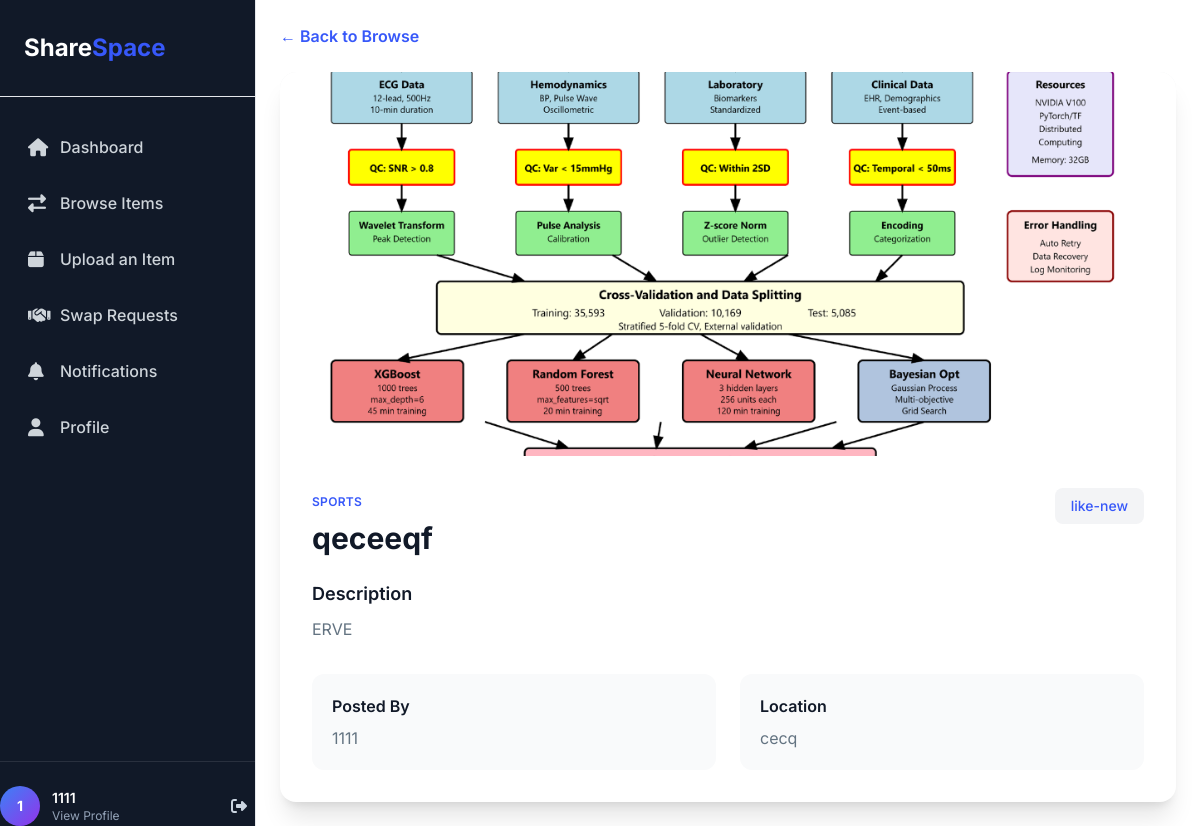
Screenshot of /item/23 (signed in) with the database file from the repository.
### tables this page shows
CREATE TABLE items (
    id INTEGER PRIMARY KEY AUTOINCREMENT,
    owner_id INTEGER NOT NULL,
    name TEXT NOT NULL,
    category TEXT,
    description TEXT,
    image TEXT,
    hostel TEXT,
    created_at TEXT DEFAULT CURRENT_TIMESTAMP,
    is_active INTEGER DEFAULT 1, condition TEXT, looking_for TEXT, contact_method TEXT DEFAULT 'email', views INTEGER DEFAULT 0,

    FOREIGN KEY (owner_id) REFERENCES users(id)
);

CREATE TABLE users (
    id INTEGER PRIMARY KEY AUTOINCREMENT,
    username TEXT UNIQUE NOT NULL,
    password_hash TEXT NOT NULL,
    hostel TEXT,
    phone TEXT
, email TEXT, profile_picture TEXT DEFAULT NULL);

### app.py (the view)
@app.route('/item/<int:item_id>')
def item_detail(item_id):
    if 'user_id' not in session:
        return redirect(url_for('signin'))
    user_id = session.get("user_id")
    db = get_db()
    item = db.execute("""
        SELECT
            i.id,
            i.name,
            i.description,
            i.category,
            i.condition,
            i.image,
            i.created_at,
            i.is_active,
            u.id as owner_id,
            u.username AS owner_name,
            u.phone AS owner_phone,
            u.hostel AS owner_hostel
        FROM items i
        JOIN users u ON i.owner_id = u.id
        WHERE i.id = ?
    """, (item_id,)).fetchone()
    if not item:
        return redirect(url_for('browse_items'))
    requested = False
    if user_id:
        existing = db.execute("""
            SELECT 1 FROM swap_requests
            WHERE item_id = ? AND requester_id = ? AND status = 'pending'
        """, (item_id, user_id)).fetchone()
        requested = bool(existing)
    return render_template(
        'items_detail.html',
        item=item,
        username=session.get("username"),
        requested=requested
    )

### app.py (called while the page is built)
def get_db():
    if "db" not in g:
        print("📁 Connecting to database:", os.path.abspath(DB_PATH))  # <-- debug print
        g.db = sqlite3.connect(DB_PATH)
        g.db.row_factory = sqlite3.Row
        g.db.execute("PRAGMA foreign_keys = ON")
    return g.db

### templates/items_detail.html (shortened to what this page needs)
{% extends "signedInBase.html" %}
{% block content %}
<div class="max-w-5xl mx-auto">
    <div class="mb-6">
        <a href="{{ url_for('browse_items') }}"
           class="text-primary font-semibold hover:underline">
            ← Back to Browse
        </a>
    </div>
    <div class="bg-white dark:bg-dark-2 rounded-2xl shadow-xl overflow-hidden">
        <div class="h-96 bg-gray-100 dark:bg-dark flex items-center justify-center">
            {% if item.image %}
                <img src="{{ url_for('static', filename='uploads/' + item.image) }}"
                     alt="{{ item.name }}"
                     class="w-full h-full object-cover">
            {% else %}
                <i class="fas fa-box text-7xl text-gray-400"></i>
            {% endif %}
        </div>
        <div class="p-8">
            <div class="flex justify-between items-start flex-wrap gap-4">
                <div>
                    <span class="text-xs text-primary font-semibold uppercase tracking-wide">
                        {{ item.category }}
                    </span>
                    <h1 class="text-3xl font-bold text-dark dark:text-white mt-2">
                        {{ item.name }}
                    </h1>
                </div>
                <span class="px-4 py-2 bg-gray-100 dark:bg-dark-3 rounded-lg text-sm font-medium">
                    {{ item.condition }}
                </span>
            </div>
            <div class="mt-6">
                <h3 class="text-lg font-semibold text-dark dark:text-white mb-2">
                    Description
                </h3>
                <p class="text-body-color dark:text-dark-6 leading-relaxed">
                    {{ item.description }}
                </p>
            </div>
            <div class="mt-8 grid grid-cols-1 md:grid-cols-2 gap-6">
                <div class="bg-gray-1 dark:bg-dark rounded-xl p-5">
                    <h4 class="font-semibold text-dark dark:text-white mb-2">
                        Posted By
                    </h4>
                    <p class="text-body-color dark:text-dark-6">
                        {{ item.owner_name }}
                    </p>
                </div>
                <div class="bg-gray-1 dark:bg-dark rounded-xl p-5">
                    <h4 class="font-semibold text-dark dark:text-white mb-2">
                        Location
                    </h4>
                    <p class="text-body-color dark:text-dark-6">
                        {{ item.owner_hostel or "Campus" }}
                    </p>
                </div>
            </div>
        </div>
    </div>
</div>
{% endblock %}

### rows the page displays
items: image (picture), category "SPORTS", name "qeceeqf", condition "like-new", description "ERVE"
users: owner_name "1111", hostel "cecq"

### other values shown
{{ session.username[0].upper() }} "1"
{{ username }} "1111"
